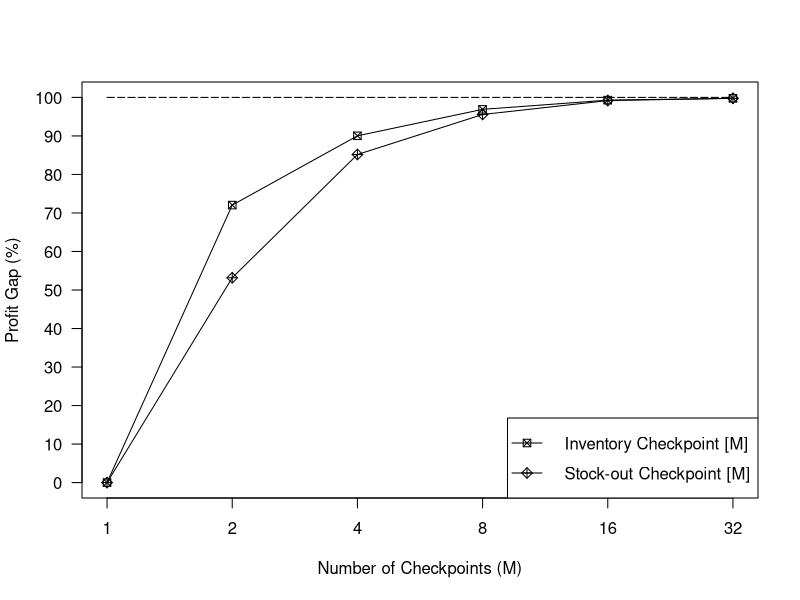

Generate this figure with R:
#################
# R code for analyzing output and plot figures
# v1.0 (organized on 2013-04-17)
# for Figure 4 in the paper
#################

#NEED TO FIRST SET R WORKING DIRECTORY TO WHERE THE FILES ARE LOCATED!!!
  setwd("~/Dropbox/Research/CensoredDemand/NVLearning.git/output/Checkpoint_PowerOfTwo")

#read the output files
  data_A <- read.table("NVLearning_CheckpointA_PowerOfTwo.txt", header=TRUE)[c("M", "Pi_A")]
  data_B <- read.table("NVLearning_CheckpointB_PowerOfTwo.txt", header=TRUE)[c("M", "Pi_B")]

  Pi_E <- 27.450026
  Pi_T <- 27.66852677
  Pi_F <- 27.80394629
  Pi_Tm <- 27.63839435

#merge into one data frame
data <- merge(data_A, data_B, by=c("M"))
#data <- data[data$M>1,]

#calculate profit gaps
data$Gap_A <- (data$Pi_A - Pi_E) / (Pi_T - Pi_E) * 100
data$Gap_B <- (data$Pi_B - Pi_E) / (Pi_T - Pi_E) * 100


#plot figure
pdf('Figure-Checkpoint-PowerOfTwo.pdf', width = 8, height = 8)

    xrange = range(log2(data$M))
#    yrange = c(50,100)
    yrange = c(0,100)

    plot(xrange, yrange, type="n", xlab="Number of Checkpoints (M)", ylab="Profit Gap (%)", xaxt="n", yaxt="n")
    lines(log2(data$M), rep(100, length(data$M)), lty=5, lwd=1)
    #text(x=1.5, y=98, "Timing")
    #lines(log2(data$M), rep(0, length(data$M)), lty=5, lwd=1)
    #text(x=1, y=3, "Event")
    lines(log2(data$M), data$Gap_A, lty=1, lwd=1)
    points(log2(data$M), data$Gap_A, pch=7)
    #text(x=1.5, y=88, "Checkpoint-a[M]")
    lines(log2(data$M), data$Gap_B, lty=1, lwd=1)
    points(log2(data$M), data$Gap_B, pch=9)
    #text(x=1.5, y=57, "Checkpoint-b[M]")
    axis(side=1, at=log2(data$M), labels=data$M)
#    axis(side=2, at=seq(50, 100, 10), labels=seq(50, 100, 10), las=1)
    axis(side=2, at=seq(0, 100, 10), labels=seq(0, 100, 10), las=1)
    legend(x="bottomright", inset=0, legend=c("Inventory Checkpoint [M]", "Stock-out Checkpoint [M]"), lty=c(1,1), lwd=c(1,1), pch=c(7,9), x.intersp=1.5, y.intersp=1.5)


dev.off()
